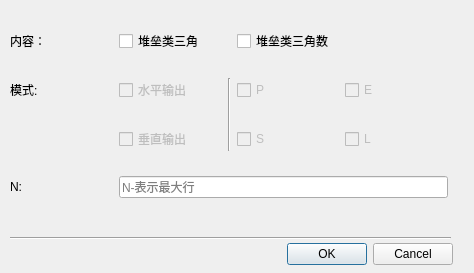
<?xml version="1.0" encoding="UTF-8"?>
<ui version="4.0">
 <class>Dialog</class>
 <widget class="QDialog" name="Dialog">
  <property name="geometry">
   <rect>
    <x>0</x>
    <y>0</y>
    <width>474</width>
    <height>273</height>
   </rect>
  </property>
  <property name="windowTitle">
   <string>堆垒类三角值生成器</string>
  </property>
  <widget class="QWidget" name="layoutWidget">
   <property name="geometry">
    <rect>
     <x>10</x>
     <y>10</y>
     <width>438</width>
     <height>211</height>
    </rect>
   </property>
   <layout class="QGridLayout" name="gridLayout">
    <property name="sizeConstraint">
     <enum>QLayout::SetDefaultConstraint</enum>
    </property>
    <item row="0" column="1">
     <widget class="QCheckBox" name="checkBox_triangular">
      <property name="text">
       <string>堆垒类三角</string>
      </property>
     </widget>
    </item>
    <item row="0" column="3" colspan="2">
     <widget class="QCheckBox" name="checkBox_triangularNumber">
      <property name="text">
       <string>堆垒类三角数</string>
      </property>
     </widget>
    </item>
    <item row="0" column="0">
     <widget class="QLabel" name="label_2">
      <property name="text">
       <string>内容：</string>
      </property>
     </widget>
    </item>
    <item row="1" column="0">
     <widget class="QLabel" name="label_3">
      <property name="text">
       <string>模式:</string>
      </property>
     </widget>
    </item>
    <item row="2" column="3">
     <widget class="QCheckBox" name="checkBox_sortSeq">
      <property name="enabled">
       <bool>false</bool>
      </property>
      <property name="toolTip">
       <string>Meta-Short序列</string>
      </property>
      <property name="text">
       <string>S</string>
      </property>
     </widget>
    </item>
    <item row="1" column="4">
     <widget class="QCheckBox" name="checkBox_evenSeq">
      <property name="enabled">
       <bool>false</bool>
      </property>
      <property name="toolTip">
       <string>偶序列</string>
      </property>
      <property name="text">
       <string>E</string>
      </property>
     </widget>
    </item>
    <item row="1" column="3">
     <widget class="QCheckBox" name="checkBox_pascal">
      <property name="enabled">
       <bool>false</bool>
      </property>
      <property name="toolTip">
       <string>杨辉三角</string>
      </property>
      <property name="text">
       <string>P</string>
      </property>
     </widget>
    </item>
    <item row="1" column="2" rowspan="2">
     <widget class="Line" name="line">
      <property name="orientation">
       <enum>Qt::Vertical</enum>
      </property>
     </widget>
    </item>
    <item row="2" column="4">
     <widget class="QCheckBox" name="checkBox_LongSeq">
      <property name="enabled">
       <bool>false</bool>
      </property>
      <property name="toolTip">
       <string>meta - Long 序列</string>
      </property>
      <property name="text">
       <string>L</string>
      </property>
     </widget>
    </item>
    <item row="6" column="0">
     <widget class="QLabel" name="label">
      <property name="text">
       <string>N:</string>
      </property>
     </widget>
    </item>
    <item row="6" column="1" colspan="4">
     <widget class="QLineEdit" name="lineEdit_Number">
      <property name="placeholderText">
       <string>N-表示最大行</string>
      </property>
     </widget>
    </item>
    <item row="1" column="1">
     <widget class="QCheckBox" name="checkBox_HLayout">
      <property name="enabled">
       <bool>false</bool>
      </property>
      <property name="text">
       <string>水平输出</string>
      </property>
     </widget>
    </item>
    <item row="2" column="1">
     <widget class="QCheckBox" name="checkBox_VLayout">
      <property name="enabled">
       <bool>false</bool>
      </property>
      <property name="text">
       <string>垂直输出</string>
      </property>
     </widget>
    </item>
   </layout>
  </widget>
  <widget class="QDialogButtonBox" name="buttonBox">
   <property name="geometry">
    <rect>
     <x>260</x>
     <y>240</y>
     <width>193</width>
     <height>28</height>
    </rect>
   </property>
   <property name="orientation">
    <enum>Qt::Horizontal</enum>
   </property>
   <property name="standardButtons">
    <set>QDialogButtonBox::Cancel|QDialogButtonBox::Ok</set>
   </property>
  </widget>
  <widget class="Line" name="line_2">
   <property name="geometry">
    <rect>
     <x>10</x>
     <y>230</y>
     <width>441</width>
     <height>16</height>
    </rect>
   </property>
   <property name="orientation">
    <enum>Qt::Horizontal</enum>
   </property>
  </widget>
 </widget>
 <resources/>
 <connections>
  <connection>
   <sender>buttonBox</sender>
   <signal>accepted()</signal>
   <receiver>Dialog</receiver>
   <slot>accept()</slot>
   <hints>
    <hint type="sourcelabel">
     <x>239</x>
     <y>151</y>
    </hint>
    <hint type="destinationlabel">
     <x>157</x>
     <y>274</y>
    </hint>
   </hints>
  </connection>
  <connection>
   <sender>buttonBox</sender>
   <signal>rejected()</signal>
   <receiver>Dialog</receiver>
   <slot>reject()</slot>
   <hints>
    <hint type="sourcelabel">
     <x>274</x>
     <y>157</y>
    </hint>
    <hint type="destinationlabel">
     <x>286</x>
     <y>274</y>
    </hint>
   </hints>
  </connection>
 </connections>
</ui>
